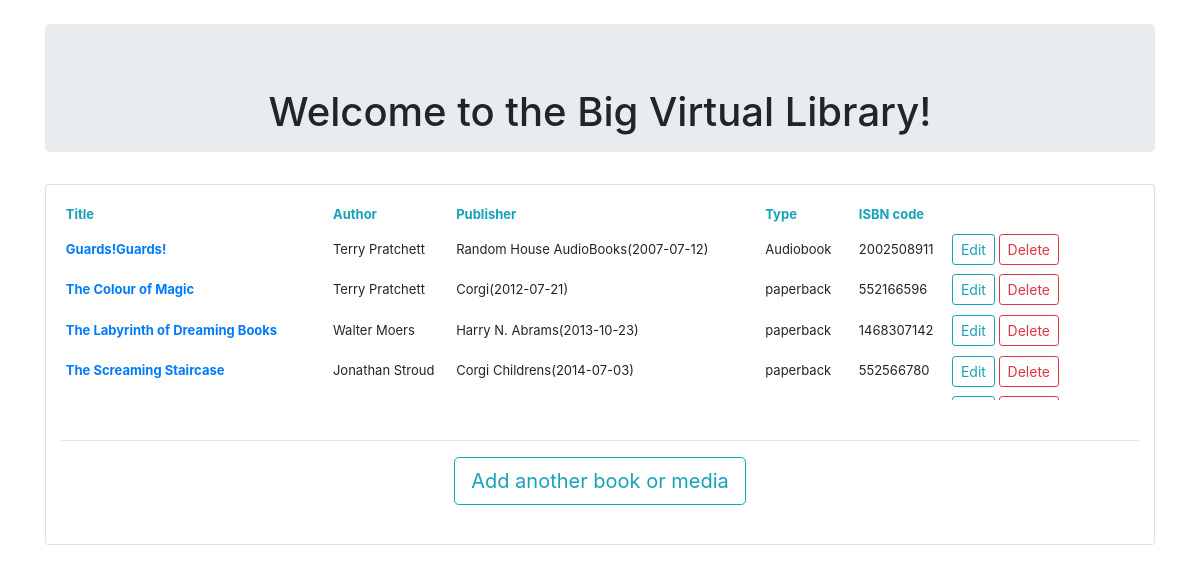
Screenshot of /library/index.php with the database file from the repository.
### tables this page shows
CREATE TABLE `media` (
  `id` int(11) NOT NULL,
  `cover` varchar(255) DEFAULT NULL,
  `title` varchar(255) NOT NULL,
  `publisher` varchar(255) DEFAULT NULL,
  `publish_date` date DEFAULT NULL,
  `type` varchar(25) NOT NULL,
  `ISBN` bigint(20) NOT NULL,
  `description` text DEFAULT NULL,
  `author` varchar(255) NOT NULL,
  `available` int(1) NOT NULL DEFAULT 0,
  `reader` varchar(255) DEFAULT NULL,
  `FK_author_id` int(11) DEFAULT NULL,
  `FK_publisher_id` int(11) DEFAULT NULL
);

### library/index.php (the view, shortened to what this page needs)
<?php require_once 'actions/db_connect.php'; ?>
<!DOCTYPE html>
<html>
<head>
   <link rel="stylesheet" type="text/css" href="mystyle.css">
  <link rel="stylesheet" href="https://stackpath.bootstrapcdn.com/bootstrap/4.4.1/css/bootstrap.min.css">
</head>
<body>
  <div class="container">
    <br>
  <div class="jumbotron " >
    <h1 class="display-5"> Welcome to the Big Virtual Library! </h1>
  </div>
<div class ="card">
   <table class="table-responsive table-hover table-sm w-auto my-custom-scrollbar  ">
       <thead>
           <tr class="text-info">
              <th scope="col" class="th-sm">Title</th>
              <th scope="col" class="th-sm">Author</th>
              <th scope="col" class="th-sm">Publisher</th>
              <th scope="col" class="th-sm">Type </th>
              <th scope="col" class="th-sm"> ISBN code </th>
           </tr>
       </thead>
       <tbody>
      <?php
      $sql = "SELECT * FROM media  WHERE available = 0 ";
      $result = $connect-> query($sql);
            if($result-> num_rows > 0) {
                while($row = $result->fetch_assoc()) {
                   echo  "<tr>
                    <td style='font-weight:bold'> <a href='show' data-toggle='modal' data-target='#myModal'>".$row['title']."</a> </td>
                    <td> ".$row['author']." </td>
                    <td> ".$row['publisher']."(".$row['publish_date'].") </td>
                    <td>" .$row['type']." </td>
                    <td>" .$row['ISBN']." </td>
                    <td> <a href='update.php?id=" .$row['id']."'><button type='button' class='btn btn-outline-info btn-sm'>Edit</button></a>
                      <a href='delete.php?id=" .$row['id']."'><button type='button'class='btn btn-outline-danger btn-sm'>Delete</button></a></td>
                          </tr>";
            }
           } else  {
              echo  "<tr><td colspan='5'><center>No Data Avaliable</center></td></tr>";
           }
            ?>
       </tbody>
   </table>
    <br>
    <hr>
   <a href= "create.php"><button type="button" class='btn btn-outline-info btn-lg'> Add another book or media </button></a>
   <br>
</div>
</div>
</body>
</html>

### library/mystyle.css (style rules this page uses)
body { background-image: url("background.jpg"); height: 100%; background-position: center; background-repeat: no-repeat; background-size: cover; }
.container { width: 95%; }
.jumbotron { height: 120px; background-color: linen; padding: 15px; text-align: center; }
.card { width : 100%; padding: 15px; margin: auto; background-color: ivory; text-align: center }
table { width: 100%; text-align: justify; font-size: 13px; }
.my-custom-scrollbar { position: relative; height: 200px; overflow: auto; }

### rows the page displays
media: title "Guards!Guards!", author "Terry Pratchett", publisher "Random House AudioBooks", publish_date "2007-07-12", type "Audiobook", ISBN "2002508911"
media: title "The Colour of Magic", author "Terry Pratchett", publisher "Corgi", publish_date "2012-07-21", type "paperback", ISBN "552166596"
media: title "The Labyrinth of Dreaming Books", author "Walter Moers", publisher "Harry N. Abrams", publish_date "2013-10-23", type "paperback", ISBN "1468307142"
media: title "The Screaming Staircase", author "Jonathan Stroud", publisher "Corgi Childrens", publish_date "2014-07-03", type "paperback", ISBN "552566780"
